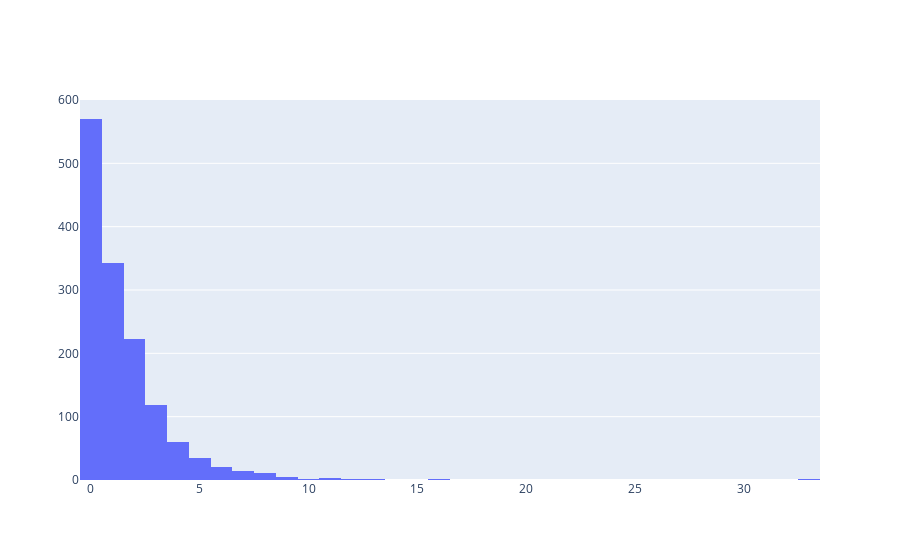

The notebook cell saved with this chart:
### Code cell
import plotly.offline as py

trace = go.Histogram(
    x=total_dict_sum[ids[0]]['1D']
)

py.iplot([trace], filename='normality-histogram')

### Figure 1 — Plotly figure (JSON) as saved in the notebook; plotly's stock layout.template omitted (floating-point values rounded to 4 significant figures; data arrays with more than 128 entries replaced by an {"elided": "..."} marker saying what was removed)
{"data": [{"type": "histogram", "x": {"elided": "1410 int values"}}], "layout": {}}
